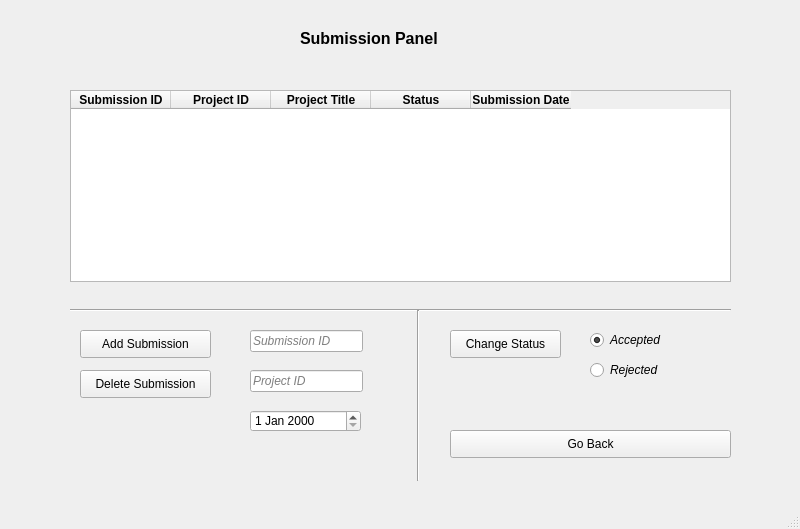
<?xml version="1.0" encoding="UTF-8"?>
<ui version="4.0">
 <class>MainWindow</class>
 <widget class="QMainWindow" name="MainWindow">
  <property name="geometry">
   <rect>
    <x>0</x>
    <y>0</y>
    <width>800</width>
    <height>529</height>
   </rect>
  </property>
  <property name="windowTitle">
   <string>MainWindow</string>
  </property>
  <widget class="QWidget" name="centralwidget">
   <widget class="QTableWidget" name="submission_table">
    <property name="geometry">
     <rect>
      <x>70</x>
      <y>90</y>
      <width>661</width>
      <height>192</height>
     </rect>
    </property>
    <property name="font">
     <font>
      <weight>75</weight>
      <bold>true</bold>
     </font>
    </property>
    <column>
     <property name="text">
      <string>Submission ID</string>
     </property>
    </column>
    <column>
     <property name="text">
      <string>Project ID</string>
     </property>
    </column>
    <column>
     <property name="text">
      <string>Project Title</string>
     </property>
    </column>
    <column>
     <property name="text">
      <string>Status</string>
     </property>
    </column>
    <column>
     <property name="text">
      <string>Submission Date</string>
     </property>
    </column>
   </widget>
   <widget class="QLabel" name="label">
    <property name="geometry">
     <rect>
      <x>300</x>
      <y>30</y>
      <width>181</width>
      <height>16</height>
     </rect>
    </property>
    <property name="font">
     <font>
      <pointsize>12</pointsize>
      <weight>75</weight>
      <bold>true</bold>
     </font>
    </property>
    <property name="text">
     <string>Submission Panel</string>
    </property>
   </widget>
   <widget class="QPushButton" name="deletesubmissionbtn">
    <property name="geometry">
     <rect>
      <x>80</x>
      <y>370</y>
      <width>131</width>
      <height>28</height>
     </rect>
    </property>
    <property name="text">
     <string>Delete Submission</string>
    </property>
   </widget>
   <widget class="QPushButton" name="addsubmissionbtn">
    <property name="geometry">
     <rect>
      <x>80</x>
      <y>330</y>
      <width>131</width>
      <height>28</height>
     </rect>
    </property>
    <property name="text">
     <string>Add Submission</string>
    </property>
   </widget>
   <widget class="QLineEdit" name="subidedit">
    <property name="geometry">
     <rect>
      <x>250</x>
      <y>330</y>
      <width>113</width>
      <height>22</height>
     </rect>
    </property>
    <property name="font">
     <font>
      <italic>true</italic>
     </font>
    </property>
    <property name="placeholderText">
     <string>Submission ID</string>
    </property>
   </widget>
   <widget class="QLineEdit" name="pidedit">
    <property name="geometry">
     <rect>
      <x>250</x>
      <y>370</y>
      <width>113</width>
      <height>22</height>
     </rect>
    </property>
    <property name="font">
     <font>
      <italic>true</italic>
     </font>
    </property>
    <property name="placeholderText">
     <string>Project ID</string>
    </property>
   </widget>
   <widget class="QDateEdit" name="duedateedit">
    <property name="geometry">
     <rect>
      <x>250</x>
      <y>410</y>
      <width>111</width>
      <height>22</height>
     </rect>
    </property>
   </widget>
   <widget class="QRadioButton" name="radioButton_accepted">
    <property name="geometry">
     <rect>
      <x>590</x>
      <y>330</y>
      <width>95</width>
      <height>20</height>
     </rect>
    </property>
    <property name="font">
     <font>
      <italic>true</italic>
     </font>
    </property>
    <property name="text">
     <string>Accepted</string>
    </property>
    <property name="checked">
     <bool>true</bool>
    </property>
   </widget>
   <widget class="QRadioButton" name="radioButton_rejected">
    <property name="geometry">
     <rect>
      <x>590</x>
      <y>360</y>
      <width>95</width>
      <height>20</height>
     </rect>
    </property>
    <property name="font">
     <font>
      <italic>true</italic>
     </font>
    </property>
    <property name="text">
     <string>Rejected</string>
    </property>
   </widget>
   <widget class="QPushButton" name="changestatusbtn">
    <property name="geometry">
     <rect>
      <x>450</x>
      <y>330</y>
      <width>111</width>
      <height>28</height>
     </rect>
    </property>
    <property name="text">
     <string>Change Status</string>
    </property>
   </widget>
   <widget class="Line" name="line">
    <property name="geometry">
     <rect>
      <x>70</x>
      <y>300</y>
      <width>661</width>
      <height>20</height>
     </rect>
    </property>
    <property name="orientation">
     <enum>Qt::Horizontal</enum>
    </property>
   </widget>
   <widget class="Line" name="line_2">
    <property name="geometry">
     <rect>
      <x>410</x>
      <y>310</y>
      <width>16</width>
      <height>171</height>
     </rect>
    </property>
    <property name="orientation">
     <enum>Qt::Vertical</enum>
    </property>
   </widget>
   <widget class="QPushButton" name="goback">
    <property name="geometry">
     <rect>
      <x>450</x>
      <y>430</y>
      <width>281</width>
      <height>28</height>
     </rect>
    </property>
    <property name="text">
     <string>Go Back</string>
    </property>
   </widget>
  </widget>
  <widget class="QMenuBar" name="menubar">
   <property name="geometry">
    <rect>
     <x>0</x>
     <y>0</y>
     <width>800</width>
     <height>26</height>
    </rect>
   </property>
  </widget>
  <widget class="QStatusBar" name="statusbar"/>
 </widget>
 <resources/>
 <connections/>
</ui>
